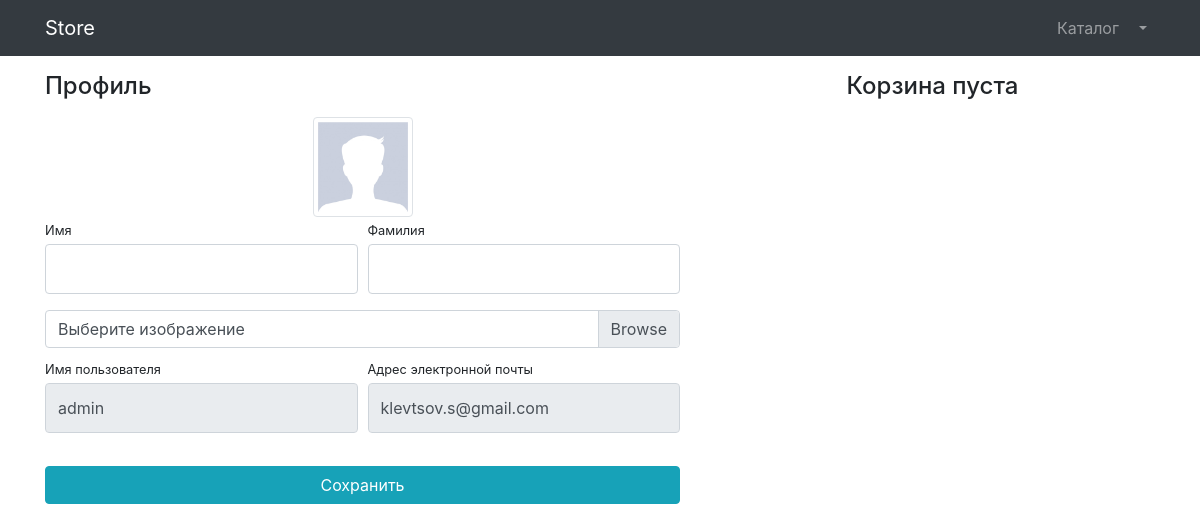
/users/profile/ (signed in), run on an earlier commit of the app's database.
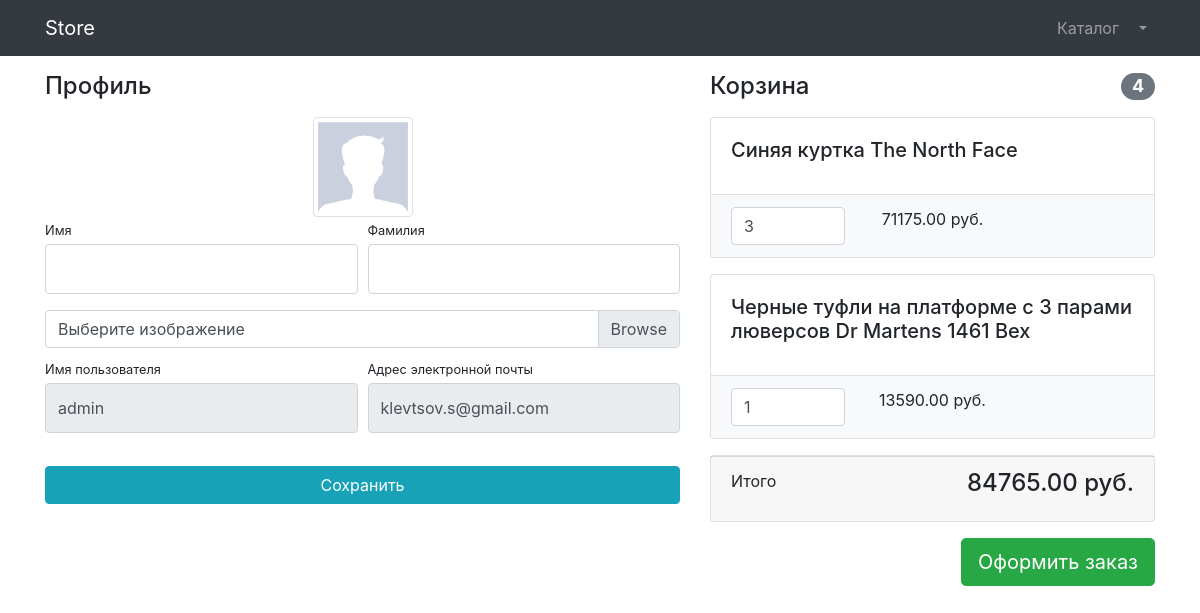
And on a later commit of the database.
### users/models.py (models this page shows)
class User(AbstractUser):
    image = models.ImageField(upload_to='users_images', null=True, blank=True)

### products/models.py (models this page shows, shortened)
class Basket(models.Model):
    user = models.ForeignKey(to=User, on_delete=models.CASCADE)
    product = models.ForeignKey(to=Product, on_delete=models.CASCADE)
    quantity = models.PositiveSmallIntegerField(default=0)
    created_timestamp = models.DateTimeField(auto_now_add=True)
    objects = BasketQuerySet.as_manager()
    def sum(self):
        return self.product.price * self.quantity

class Product(models.Model):
    name = models.CharField(max_length=256)
    description = models.TextField()
    price = models.DecimalField(max_digits=10, decimal_places=2)
    quantity = models.PositiveIntegerField(default=0)
    image = models.ImageField(upload_to='products_images')
    category = models.ForeignKey(to=ProductCategory, on_delete=models.CASCADE)

### users/views.py (the view)
# urls.py: path('profile/', profile, name='profile'),
@login_required
def profile(request):
    if request.method == 'POST':
        form = UserProfileForm(instance=request.user, data=request.POST, files=request.FILES)
        if form.is_valid():
            form.save()
            return HttpResponseRedirect(reverse('users:profile'))
    else:
        form = UserProfileForm(instance=request.user)
    baskets = Basket.objects.filter(user=request.user)
    context = {
        'title': 'Store - Профиль',
        'form': form,
        'baskets': baskets,
        }
    return render(request, 'users/profile.html', context=context)

### users/forms.py
class UserProfileForm(UserChangeForm):
    first_name = forms.CharField(widget=forms.TextInput(attrs={'class': 'form-control py-4'}))
    last_name = forms.CharField(widget=forms.TextInput(attrs={'class': 'form-control py-4'}))
    image = forms.ImageField(widget=forms.FileInput(attrs={'class': 'custom-file-input'}), required=False)
    username = forms.CharField(widget=forms.TextInput(attrs={'class': 'form-control py-4', 'readonly': 'True'}))
    email = forms.CharField(widget=forms.TextInput(attrs={'class': 'form-control py-4', 'readonly': 'True'}))
    class Meta:
        model = User
        fields = ('first_name', 'last_name', 'image', 'username', 'email')

### products/models.py (called while the page is built)
    def total_sum(self):
        return sum(basket.sum() for basket in self)

    def total_quantity(self):
        return sum(basket.quantity for basket in self)

### users/templates/users/profile.html (shortened to what this page needs)
{% extends 'products/base.html' %}
{% load static %}
{% block css %}
<link href="{% static 'vendor/css/profile.css' %}" rel="stylesheet">
{% endblock %}
{% block content %}
<div class="container">
    <div class="row">
        <div class="col-lg-7">
            <h4 class="mt-3 mb-3">Профиль</h4>
            <div class="col-lg-12 text-center">
                <img width="100" height="100"
                    src="{% if user.image %} {{ user.image.url }} {% else %} {% static 'vendor\img\users\default_avatar.jpg' %} {% endif %}"
                    class="img-thumbnail">
            </div>
            <form action="{% url 'users:profile' %}" method="POST" enctype="multipart/form-data">
                <div class="form-row">
                    <div class="col-lg-6">
                        <div class="form-group">
                            <label class="small mb-1" for="{{ form.first_name.id_for_label }}">Имя</label>
                            {{ form.first_name }}
                        </div>
                    </div>
                    <div class="col-lg-6">
                        <div class="form-group">
                            <label class="small mb-1" for="{{ form.last_name.id_for_label }}">Фамилия</label>
                            {{ form.last_name }}
                        </div>
                    </div>
                </div>
                <div class="form-row mb-2">
                    <div class="col-lg-12">
                        <div class="custom-file">
                            <label class="custom-file-label" for="{{ form.image.id_for_label }}">Выберите
                                изображение</label>
                        </div>
                    </div>
                </div>
                <div class="form-row">
                    <div class="col-lg-6">
                        <label class="small mb-1" for="{{ form.username.id_for_label }}">Имя пользователя</label>
                        {{ form.username }}
                    </div>
                    <div class="col-lg-6">
                        <label class="small mb-1" for="{{ form.email.id_for_label }}">Адрес электронной
                            почты</label>
                        {{ form.email }}
                    </div>
                </div>
                <div class="form-row">
                    <div class="col-lg-12" style="margin-top: 33px;">
                        <input class="btn btn-info btn-block" type="submit" value="Сохранить">
                    </div>
                </div>
            </form>
        </div>
        <div class="col-lg-5">
                {% include 'products/baskets.html' %}
        </div>
    </div>
</div>
{% endblock %}

### products/templates/products/base.html (shortened to what this page needs)
{% load static %}
<!DOCTYPE html>
<html lang="en">
<head>
    <link href="{% static 'vendor/bootstrap/css/bootstrap.min.css' %}" rel="stylesheet">
    {% block css %} {% endblock %}
</head>
<body>
    <nav class="navbar navbar-expand-lg navbar-dark bg-dark fixed-top">
        <div class="container">
            <a class="navbar-brand" href="{% url 'index' %}">Store</a>
            <div class="collapse navbar-collapse" id="navbarResponsive">
                <ul class="navbar-nav ml-auto">
                    <li class="nav-item">
                        <a class="nav-link" href="{% url 'products:index' %}">Каталог  </a>
                    </li>
                    {% if user.is_authenticated %}
                    <li class="nav-item dropdown">
                        <a class="nav-link dropdown-toggle" href="#" id="navbarDropdown" role="button"
                            data-bs-toggle="dropdown" aria-expanded="false">
                        </a>
                    </li>
                    {% else %}
                    <li class="nav-item">
                        <a class="nav-link" href="{% url 'users:login' %}">Войти <i class="fas fa-sign-in-alt"></i></a>
                    </li>
                    {% endif %}
                </ul>
            </div>
        </div>
    </nav>
    {% block content %} {% endblock %}
</body>
</html>

### products/templates/products/baskets.html (shortened to what this page needs)
{% if baskets %}
<h4 class="mt-3 mb-3 d-flex justify-content-between align-items-center mb-3">
    Корзина <span class="badge badge-secondary badge-pill">{{ baskets.total_quantity }}</span>
</h4>
{% for basket in baskets %}
<div class="card mb-3">
    <div class="card-body">
        <h5 class="card-title">{{ basket.product.name }}</h5>
    </div>
    <ul class="list-group list-group-flush">
        <li class="list-group-item bg-light">
            <div class="row text-center">
                <div class="col-lg-4">
                    <input name="basketID" type="number" class="form-control" value="{{ basket.quantity }}" min="0">
                </div>
                <div class="col-lg-4">{{ basket.sum }} руб.</div>
                <div class="col-lg-4">
                </div>
            </div>
        </li>
    </ul>
</div>
{% endfor %}
<div class="card mb-3">
    <div class="card-footer">
        <p class="float-left">Итого</p>
        <h4 class="float-right">{{ baskets.total_sum }} руб.</h4>
    </div>
</div>
<a class="btn btn-success btn-lg float-right" href="../orders/order-create.html">
    Оформить заказ
</a>
{% else %}
<h4 class="mt-3 mb-3 text-center">
    Корзина пуста
</h4>
{% endif %}

What changed in the data, as far as the page shows it:
added Basket: total_quantity "4", product.name "Синяя куртка The North Face", basketID "3", sum "71175.00", total_sum "84765.00"
added Basket: product.name "Черные туфли на платформе с 3 парами люверсов Dr Martens 1461 Bex", basketID "1", sum "13590.00"
Also different on the page:
text no longer shown: "Корзина пуста"
text now shown: "Корзина Итого руб. Оформить заказ"
